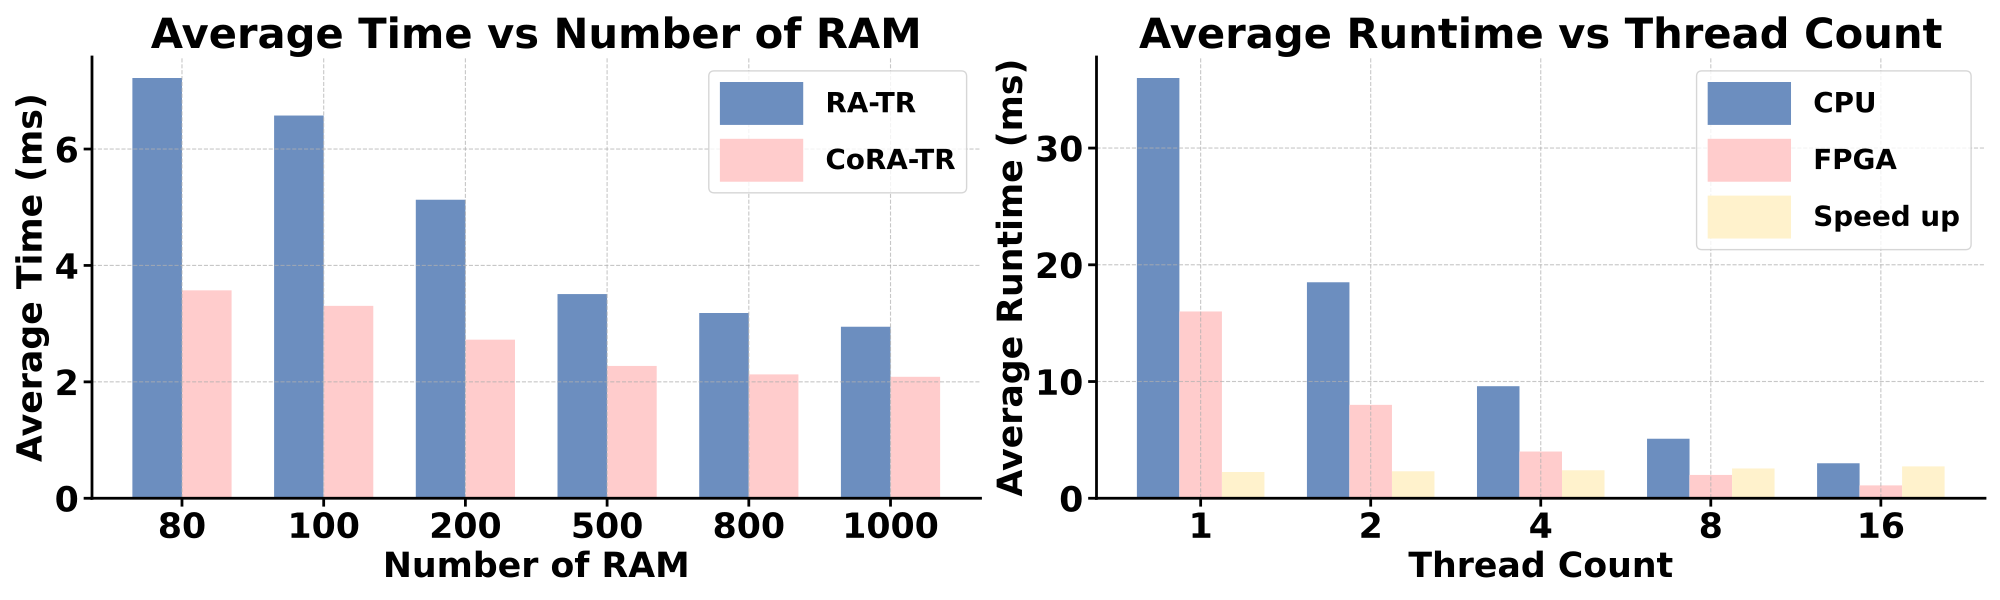

Generate this figure with Python:
import matplotlib.pyplot as plt
import numpy as np

# ---------- 图1数据 ----------
ram_blocks1 = [80, 100, 200, 500, 800, 1000]
ra_tr_times1 = [7.22029704551844, 6.576189077, 5.12898893347305, 3.508180093030388, 3.182610154, 2.947219631]
cora_tr_times1 = [3.5724881443672167, 3.304960813061106, 2.7245289422241528, 2.273860592238633, 2.1276797350130323, 2.0867863995076745]

# ---------- 图2数据 ----------
ram_blocks2 = [1, 2, 4, 8, 16]
ra_tr_times2 = [36, 18.5, 9.6, 5.1, 3]
cora_tr_times2 = [16, 8, 4, 2, 1.1]
speed_up_ratio2=[2.25, 2.3125, 2.4, 2.55, 2.727273]

# 创建一个画布，1行2列的子图
fig, axes = plt.subplots(1, 2, figsize=(20, 6))  # figsize调大一点方便排版

# ================== 子图1 ==================
ax = axes[0]
x = np.arange(len(ram_blocks1))
width = 0.35
rects1 = ax.bar(x - width/2, ra_tr_times1, width, label='RA-TR', color='#6c8ebf')
rects2 = ax.bar(x + width/2, cora_tr_times1, width, label='CoRA-TR', color='#ffcccc')
# rects1 = ax.bar(x - width/2, ra_tr_times1, width, label='RA-TR Avg Time', color='#6c8ebf')
# rects2 = ax.bar(x + width/2, cora_tr_times1, width, label='CoRA-TR Avg Time', color='#ffcccc')
ax.set_title('Average Time vs Number of RAM', fontsize=30, fontweight='bold')
ax.set_xlabel('Number of RAM', fontsize=25, fontweight='bold')
ax.set_ylabel('Average Time (ms)', fontsize=25, fontweight='bold')
# ax.set_ylabel('Average Time (ms/10000 pts)', fontsize=25, fontweight='bold')
ax.set_xticks(x)
ax.set_xticklabels(ram_blocks1)
ax.tick_params(axis='both', which='major', labelsize=25, width=2, length=6)
for label in ax.get_xticklabels() + ax.get_yticklabels():
    label.set_fontweight('bold')
# ax.legend(fontsize=25, 
#           prop={'weight': 'bold'},
#           markerscale=3.0,#成倍放大色块（比如 2.0 = 2 倍）
#           )
# 代码中图例字体大小设置没有生效的原因在于 Matplotlib 的 legend()函数中 fontsize参数与 prop参数的优先级问题。
# 当同时使用 prop参数时，它会覆盖 fontsize设置。
# ax.legend(fontsize=60,
#           prop={'size': 25,'weight': 'bold'},
#           handlelength=6.0,   # 控制色块横向长度
#           handleheight=4.0,   # 控制色块纵向高度
#         #   borderpad=1.2,      # 图例边框和内容的距离
#         #   labelspacing=1.2    # 各图例项之间的行间距
#           )
ax.legend(prop={'size':20, 'weight': 'bold'},  # 将 fontsize 合并到 prop 中
          handlelength=3.0,
          handleheight=2.0)

ax.grid(True, linestyle='--', alpha=0.7)
for spine in ax.spines.values():
    spine.set_linewidth(2)
ax.spines['top'].set_visible(False)
ax.spines['right'].set_visible(False)
ax.set_facecolor('white')

# ================== 子图2 ==================
ax = axes[1]
x = np.arange(len(ram_blocks2))
width = 0.25
rects1 = ax.bar(x - width, ra_tr_times2, width, label='CPU', color='#6c8ebf')
rects2 = ax.bar(x, cora_tr_times2, width, label='FPGA', color='#ffcccc')
rects3 = ax.bar(x + width, speed_up_ratio2, width, label='Speed up', color="#fff2cc")

ax.set_title('Average Runtime vs Thread Count', fontsize=30, fontweight='bold')
ax.set_xlabel('Thread Count', fontsize=25, fontweight='bold')
ax.set_ylabel('Average Runtime (ms)', fontsize=25, fontweight='bold')
ax.set_xticks(x)
ax.set_xticklabels(ram_blocks2)
ax.tick_params(axis='both', which='major', labelsize=25, width=2, length=6) # labelsize放大坐标轴数字
for label in ax.get_xticklabels() + ax.get_yticklabels():
    label.set_fontweight('bold')
# ax.legend(fontsize=25, 
#           prop={'weight': 'bold'},
#           markerscale=3.0,#成倍放大色块（比如 2.0 = 2 倍）
#           )
# ax.legend(fontsize=40,
#           prop={'size'25,'weight': 'bold'},
#           handlelength=6.0,   # 控制色块横向长度
#           handleheight=4.0,   # 控制色块纵向高度
#         #   borderpad=1.2,      # 图例边框和内容的距离
#         #   labelspacing=1.2    # 各图例项之间的行间距
#           )
ax.legend(prop={'size': 20, 'weight': 'bold'},  # 将 fontsize 合并到 prop 中
          handlelength=3.0,
          handleheight=2.0)

ax.grid(True, linestyle='--', alpha=0.7)
for spine in ax.spines.values():
    spine.set_linewidth(2)
ax.spines['top'].set_visible(False)
ax.spines['right'].set_visible(False)
ax.set_facecolor('white')

# ================== 输出到同一个PDF ==================
plt.tight_layout()
plt.savefig("RAM_Thread.pdf", format="pdf")
plt.show()
